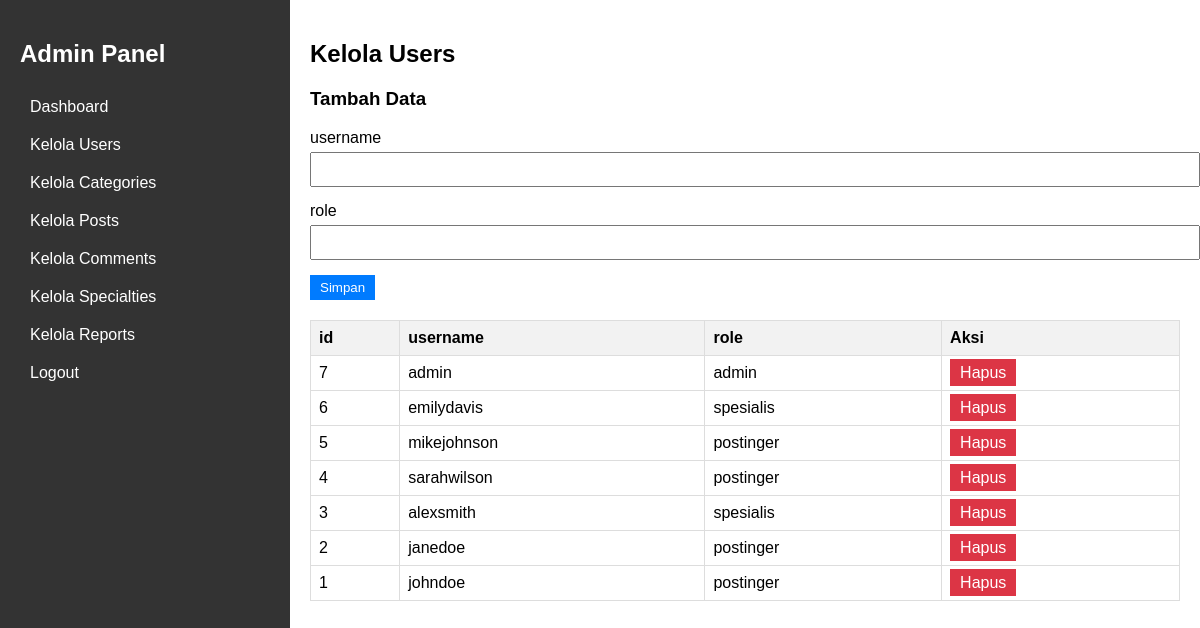
Screenshot of /admin/users.php (signed in) with the database file from the repository.
### tables this page shows
CREATE TABLE IF NOT EXISTS users (
    id INT AUTO_INCREMENT PRIMARY KEY,
    username VARCHAR(50) NOT NULL UNIQUE,
    password VARCHAR(255) NOT NULL,
    name VARCHAR(100) DEFAULT NULL,
    bio TEXT DEFAULT NULL,
    location VARCHAR(100) DEFAULT NULL,
    profile_pic VARCHAR(255) DEFAULT 'https://images.unsplash.com/photo-1502685104226-ee32379fefbe?auto=format&fit=crop&w=200&q=80',
    header_pic VARCHAR(255) DEFAULT 'https://images.unsplash.com/photo-1505839673365-e3971f8d9184?auto=format&fit=crop&w=1400&q=80',
    role ENUM('postinger', 'spesialis', 'admin') DEFAULT 'postinger',
    specialty_id INT DEFAULT NULL,
    points INT DEFAULT 0,
    api_key VARCHAR(255) DEFAULT NULL UNIQUE,
    created_at TIMESTAMP DEFAULT CURRENT_TIMESTAMP
);

### admin/users.php (the view, shortened to what this page needs)
<?php
include "header.php";
echo "<h2>Kelola Users</h2>";
echo "<h3>Tambah Data</h3>";
echo "<form method='POST'>";
foreach (['username','role'] as $col) {
    echo "<div class='form-group'><label>$col</label><input type='text' name='$col' required></div>";
}
echo "<button type='submit' class='btn'>Simpan</button>";
echo "</form>";
$stmt = $pdo->query("SELECT * FROM users ORDER BY id DESC");
echo "<table><tr><th>id</th><th>username</th><th>role</th><th>Aksi</th></tr>";
while ($row = $stmt->fetch()) {
    echo "<tr>";
    foreach (['id','username','role'] as $col) {
        echo "<td>" . htmlspecialchars($row[$col] ?? "") . "</td>";
    }
    echo "<td><a href='?action=delete&id=" . $row["id"] . "' class='btn btn-danger' onclick='return confirm(\"Hapus?\")'>Hapus</a></td>";
    echo "</tr>";
}
echo "</table>";
include "footer.php";
?>

### admin/header.php (shortened to what this page needs)
<!DOCTYPE html>
<html lang="id">
<head>
</head>
<body>
    <div class="sidebar">
        <h2>Admin Panel</h2>
        <a href="index.php">Dashboard</a>
        <a href="users.php">Kelola Users</a><a href="categories.php">Kelola Categories</a><a href="posts.php">Kelola Posts</a><a href="comments.php">Kelola Comments</a><a href="specialties.php">Kelola Specialties</a><a href="reports.php">Kelola Reports</a>
        <a href="../logout.php">Logout</a>
    </div>
    <div class="content">

### admin/footer.php
</div></body></html>

### admin/header.php (style rules this page uses)
body { font-family: Arial, sans-serif; margin: 0; display: flex; }
.sidebar { width: 250px; background: #333; color: white; height: 100vh; padding: 20px; }
.sidebar a { color: white; display: block; padding: 10px; text-decoration: none; }
.content { padding: 20px; flex: 1; }
table { width: 100%; border-collapse: collapse; margin-top: 20px; }
th, td { border: 1px solid #ddd; padding: 8px; text-align: left; }
th { background-color: #f2f2f2; }
.btn { padding: 5px 10px; text-decoration: none; background: #007bff; color: white; border: none; cursor: pointer; }
.btn-danger { background: #dc3545; }
.form-group { margin-bottom: 15px; }
.form-group label { display: block; margin-bottom: 5px; }
.form-group input, .form-group textarea, .form-group select { width: 100%; padding: 8px; }

### rows the page displays
users: id "7", username "admin", role "admin"
users: id "6", username "emilydavis", role "spesialis"
users: id "5", username "mikejohnson", role "postinger"
users: id "4", username "sarahwilson", role "postinger"
users: id "3", username "alexsmith", role "spesialis"
users: id "2", username "janedoe", role "postinger"
users: id "1", username "johndoe", role "postinger"

### other values shown
$col "username"
$col "role"
